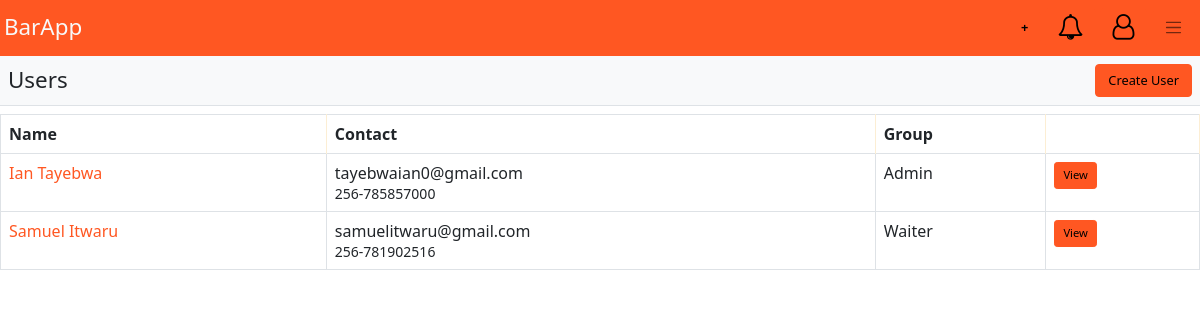
Page /profiles (signed in) on the committed database.
### bar/models.py (models this page shows, shortened)
class Profile(models.Model):
    name = models.CharField(max_length=256)
    email = models.EmailField()
    telephone = models.CharField(max_length=16)
    user = models.OneToOneField(User, unique=False, on_delete=models.CASCADE)
    def roles(self):
    	return ', '.join([group.name for group in self.user.groups.all()])

### bar/views/profile.py (the view)
# urls.py: path('profiles', get_profiles, name='get_profiles'),
@login_required
def get_profiles(request):
	profiles = Profile.objects.all()
	context = {
		"profiles": profiles
	}
	return render(request, 'profile/profiles.html', context)

### templatetags/app_tags.py (called while the page is built)
@register.filter(name='has_group')
def has_group(user, group_name):
    return user.groups.filter(name=group_name).exists()

### bar/templates/profile/profiles.html (shortened to what this page needs)
{% extends 'base.html' %}
{% load app_tags %}
{% block body %}
	<div id="app">
        {% include 'index/nav.html' %}
    </div>
    <div class="d-flex bg-light p-2 justify-content-between  border-bottom mb-2">
        <h3 class="my-auto">Users</h3>
        <a href="{% url 'bar:create_user' %}" class="btn btn-primary">Create User</a>
    </div>
    <div class="overflow-auto">
        <table class="table table-bordered table-hover">
        	<thead>
        		<th>Name</th>
        		<th>Contact</th>
                <th>Group</th>
        		<th></th>
        	</thead>
        	<tbody>
        		{% for profile in profiles %}
        		<tr>
                    <td><a href="{% url 'bar:get_profile' id=profile.id %}" class="nav-link p-0">{{profile.name}}</a></td>
        			<td>
                        {{profile.email}}<br>
                        <small>{{profile.telephone}}</small>
                    </td>
                    <td>{{profile.roles}}</td>
        			<td><a href="{% url 'bar:get_profile' id=profile.id %}" class="btn btn-primary btn-sm">View</a></td>
        		</tr>
        		{% endfor %}
        	</tbody>
        </table>
    </div>
{% endblock %}

### bar/static/css/style.css (style rules this page uses)
.table th { background-color: rgb(250, 151, 3) }
.table th { border-right: 2px solid rgb(252, 238, 212); }

### rows in the picture
Profile: name "Ian Tayebwa", email "tayebwaian0@gmail.com", telephone "256-785857000", roles "Admin"
Profile: name "Samuel Itwaru", email "samuelitwaru@gmail.com", telephone "256-781902516", roles "Waiter"
